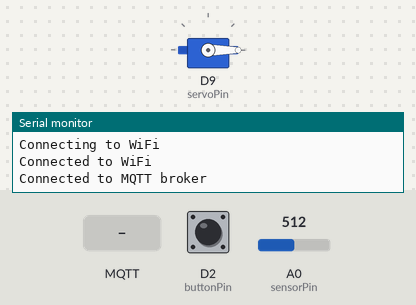
A sketch run on a simulated Arduino MKR. On the bench: servo, the last lines printed to the serial monitor. Inputs (shaded band) come from the test bench; at power-on: D2 (buttonPin) LOW, A0 (sensorPin) = 512. WiFi joins after 1.5 s; servers stay silent unless stated; no MQTT or app messages arrive unless stated.

Above: at 2.7 s.
2.8 s: MQTT message "HIGH" arrives on the first subscribed topic
At 4.5 s:
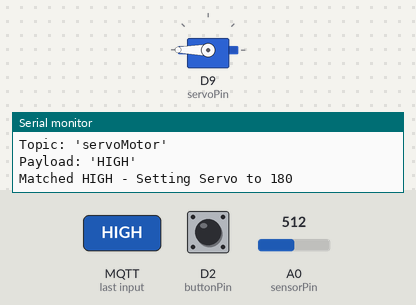
9.4 s: MQTT message "LOW" arrives on the first subscribed topic
At 11.8 s:
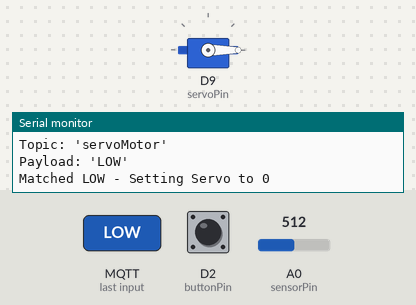
Timing chart, 0 to 12.9 s (numbered marks = the images above; inputs shaded):
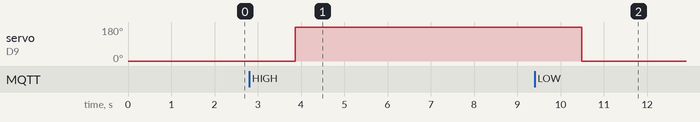

Measured:
- after the input at 2.8 s, servo on D9 (servoPin): 0° → 180° after 1.1 s
- after the input at 9.4 s, servo on D9 (servoPin): 180° → 0° after 1.1 s

The sketch:

measureDistance.ino
```cpp
#include <Servo.h>
#include <WiFiNINA.h>
#include <ArduinoMqttClient.h>

// Reconnect parameters
const int maxAttempts = 5;
int reconnectAttempts = 0;
unsigned long lastReconnectAttempt = 0;
const long reconnectInterval = 1000;

// WiFi credentials
const char ssid[] = "BU Guest (unencrypted)";

// MQTT settings
const char broker[] = "10.193.180.134";
const int port = 1883;
const char topic[] = "lift_data";
const char servo_topic[] = "servoMotor";

WiFiClient wifiClient;
MqttClient mqttClient(wifiClient);

const int sensorPin = A0;
const int servoPin = 9;
const int buttonPin = 2;
int lastButtonState = LOW;


Servo myservo;
float distanceCM;
unsigned long startTime;

void setup() {
  Serial.begin(9600);

  myservo.attach(servoPin);
  myservo.write(0);

  Serial.print("Connecting to WiFi");
  while (WiFi.begin(ssid) != WL_CONNECTED) {
    Serial.print(".");
    delay(5000);
  }
  Serial.println("\nConnected to WiFi");

  if (!mqttClient.connect(broker, port)) {
    Serial.print("MQTT connection failed! Error code = ");
    Serial.println(mqttClient.connectError());
    return;
  }

  Serial.println("Connected to MQTT broker");
  mqttClient.onMessage(onMqttMessage);
  mqttClient.subscribe("servoMotor");
  startTime = millis();
}

void loop() {
  mqttClient.poll();

  // Read sensor and send data continuously
  int sensorValue = analogRead(sensorPin);
  distanceCM = analogToDistance(sensorValue);
  // Serial.print("Time: ");
  // Serial.print(String((millis() - startTime)) );
  // Serial.print(" s, Distance: ");
  // Serial.print(distanceCM);
  // Serial.println(" cm");

  // Send data via MQTT
  String message = "{\"time\":" + String((millis() - startTime))
                + ",\"distance\":" + String(distanceCM) + "}";

  mqttClient.beginMessage(topic);
  mqttClient.print(message);
  mqttClient.endMessage();

  int buttonState = digitalRead(buttonPin);
  // Debounce logic is a little flawed, will be fixed in a different lifetime
  if (buttonState != lastButtonState) {
    if (buttonState == HIGH) {
      Serial.println("Button pressed");
      // Send MQTT message on button press

      String jsonMessage = "{\"start_time\":" + String((millis() - startTime)/1000.0) + "}";
      mqttClient.beginMessage("start_time");
      mqttClient.print(jsonMessage);
      mqttClient.endMessage();
    }
    delay(100);
  }
  lastButtonState = buttonState;
  // Handle incoming servo commands
  int messageSize = mqttClient.parseMessage();

  // Handle MQTT reconnection
  if (!mqttClient.connected()) {
    unsigned long now = millis();
    if (now - lastReconnectAttempt > reconnectInterval) {
      lastReconnectAttempt = now;
      if (mqttClient.connect(broker, port)) {
        mqttClient.subscribe(servo_topic);
        Serial.println("Reconnected to MQTT broker");
      }
    }
  }


  delay(100);
}
// Function to convert analog value to distance (in cm)
float analogToDistance(int analogValue) {
  const float analogReferenceVoltage = 5.0;
  float voltage = analogValue * (analogReferenceVoltage / 1023.0);
  float distance;

  // Segment 1: 0 < x < 10 cm
  if (voltage <= 2.3) {
    distance = (10.0 / 2.3) * voltage;
  }
  // Segment 2: 10 < x < 15 cm
  else if (voltage > 2.3 && voltage <= 2.3 + 0.09 * (15 - 10)) {
    distance = ((voltage - 2.3) / 0.09) + 10.0;
  }
  // Segment 3: x > 15 cm
  else {
    distance = pow(30.07109709 / voltage, 1.0 / 0.8265);
  }

  return distance;
}

void onMqttMessage(int messageSize) {
  if (messageSize) {
    String incomingTopic = mqttClient.messageTopic();
    String payload = mqttClient.readString();

    // Trim whitespace and newlines
    payload.trim();

    Serial.println("Debug MQTT Message:");
    Serial.print("Topic: '");
    Serial.print(incomingTopic);
    Serial.println("'");
    Serial.print("Payload: '");
    Serial.print(payload);
    Serial.println("'");

    // Use equals() for string comparison
    if (incomingTopic.equals("servoMotor")) {
        if (payload.equals("HIGH")) {
            Serial.println("Matched HIGH - Setting Servo to 180");
            myservo.write(180);
        }
        else if (payload.equals("LOW")) {
            Serial.println("Matched LOW - Setting Servo to 0");
            myservo.write(0);
        }
        else {
            Serial.print("Unrecognized payload: '");
            Serial.print(payload);
            Serial.println("'");
            // Print ASCII values for debugging
            for (int i = 0; i < payload.length(); i++) {
                Serial.print((int)payload[i]);
                Serial.print(" ");
            }
            Serial.println();
          }
        }
      }
}
```
